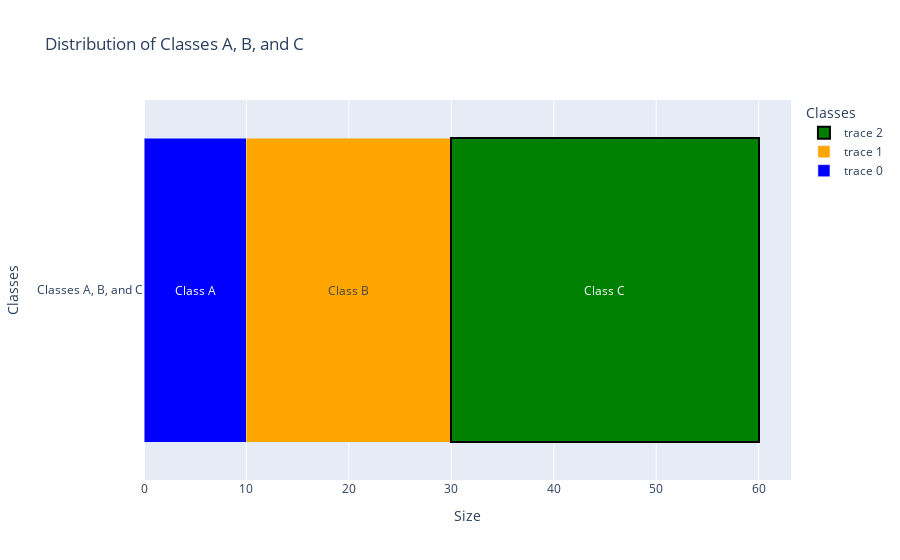

Source (notebook cell):
### Code cell
import plotly.graph_objects as go

# Data
classes = ['A', 'B', 'C']
sizes = [10, 20, 30]

# Create the bar chart
fig = go.Figure()

fig.add_trace(go.Bar(
    y=['Distribution'],
    x=[sizes[0]],
    text='Class A',
    textposition='inside',
    insidetextanchor='middle',
    orientation='h',
    marker=dict(color='blue')
))

fig.add_trace(go.Bar(
    y=['Distribution'],
    x=[sizes[1]],
    text='Class B',
    textposition='inside',
    insidetextanchor='middle',
    orientation='h',
    marker=dict(color='orange')
))

fig.add_trace(go.Bar(
    y=['Distribution'],
    x=[sizes[2]],
    marker_line=dict(width=2, color='black'),
    
    text='Class C',
    textposition='inside',
    insidetextanchor='middle',
    orientation='h',
    marker=dict(color='green')
))

# Update layout
fig.update_layout(
    barmode='stack',
    title='Distribution of Classes A, B, and C',
    xaxis_title='Size',
    yaxis_title='Classes',
    yaxis=dict(tickvals=['Distribution'], ticktext=['Classes A, B, and C']),
    legend_title='Classes'
)
fig.show()

### Figure 1 — Plotly figure (JSON) as saved in the notebook; plotly's stock layout.template omitted (floating-point values rounded to 4 significant figures)
{"data": [{"insidetextanchor": "middle", "marker": {"color": "blue"}, "orientation": "h", "text": "Class A", "textposition": "inside", "type": "bar", "x": [10], "y": ["Distribution"]}, {"insidetextanchor": "middle", "marker": {"color": "orange"}, "orientation": "h", "text": "Class B", "textposition": "inside", "type": "bar", "x": [20], "y": ["Distribution"]}, {"insidetextanchor": "middle", "marker": {"color": "green", "line": {"color": "black", "width": 2}}, "orientation": "h", "text": "Class C", "textposition": "inside", "type": "bar", "x": [30], "y": ["Distribution"]}], "layout": {"barmode": "stack", "legend": {"title": {"text": "Classes"}}, "title": {"text": "Distribution of Classes A, B, and C"}, "xaxis": {"title": {"text": "Size"}}, "yaxis": {"ticktext": ["Classes A, B, and C"], "tickvals": ["Distribution"], "title": {"text": "Classes"}}}}
